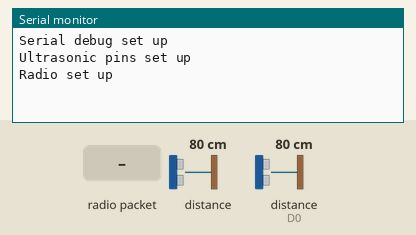
This sketch was run on a simulated ESP8266 (NodeMCU). Parts: the last lines printed to the serial monitor. Wiring (inferred from the names in the program): 2 × ultrasonic range finder: trigger D4, echo D3 / trigger D8, echo D0. Inputs (shaded band) come from the test bench; at power-on: distance to the obstacle 80 cm, distance to the obstacle (sensor on D0) 80 cm. The echo pulse lasts 58.3 µs per cm; no radio packets arrive unless stated.

Above: at 1.2 s.
1.3 s: radio packet "forward" arrives
At 1.6 s:
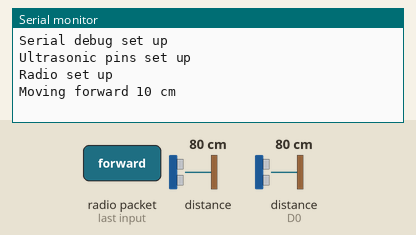
2.8 s: radio packet "backward" arrives
At 4.0 s:
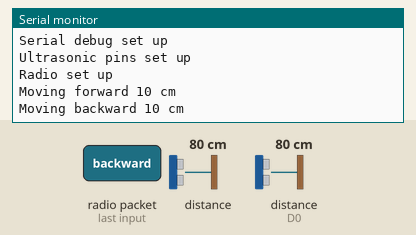
4.3 s: radio packet "left" arrives
At 5.5 s:
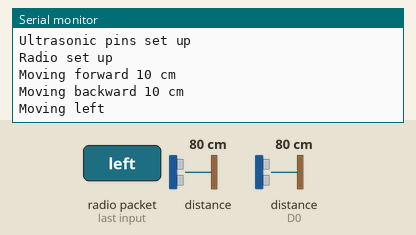
5.8 s: radio packet "right" arrives
At 6.4 s:
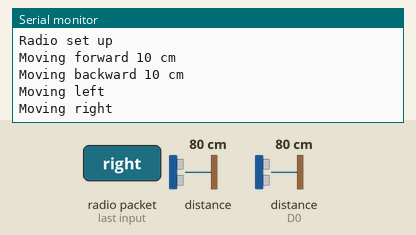

Measured:
- after the input at 1.3 s, the serial monitor: prints a new line at once (image 1)
- after the input at 2.8 s, the serial monitor: prints a new line at once (image 2)
- after the input at 4.3 s, the serial monitor: prints a new line at once (image 3)
- after the input at 5.8 s, the serial monitor: prints a new line at once (image 4)

The sketch:

car.ino
```cpp
// motor code, pinout: https://create.arduino.cc/projecthub/Techatronic/dc-motor-speed-control-using-arduino-0e5b2b
// ultrasonic code, pinout: https://www.instructables.com/id/Arduino-Ultrasonic-Sensor-HC-SR04/
// nrf24l01 code, pinout: https://howtomechatronics.com/tutorials/arduino/arduino-wireless-communication-nrf24l01-tutorial/
// led code, pinout: https://howtomechatronics.com/tutorials/arduino/how-to-control-ws2812b-individually-addressable-leds-using-arduino/
// buzzer code, pinout: https://create.arduino.cc/projecthub/munir03125344286/add-buzzer-to-arduino-bf010b

#include <SPI.h>
#include <RF24.h>
#include <nRF24L01.h>

                      // WE, UNO
#define echoPinOne D0 // D0, D10
#define trigPinOne D8 // D8, D11

#define echoPinTwo D3 // D3, D12
#define trigPinTwo D4 // D4, D13

const long SERIAL_BAUD = 115200;
const byte RADIO_ADDRESS[6] = "00001";

int distanceForward = 0;
int distanceBackward = 0;

RF24 radio(4, 5); // CE, CSN

// -------------------------------------------------------------------------------------------------
void ultrasonicPinsSetup(){
  pinMode(trigPinOne, OUTPUT);
  pinMode(echoPinOne, INPUT);

  pinMode(trigPinTwo, OUTPUT);
  pinMode(echoPinTwo, INPUT);
}

void radioSetup(){
  radio.begin();
  radio.openReadingPipe(0, RADIO_ADDRESS);
  radio.setPALevel(RF24_PA_MIN);
  radio.startListening();
}

int getSensorDistance(int trigPin, int echoPin){
  digitalWrite(trigPin, LOW);
  delayMicroseconds(2);

  digitalWrite(trigPin, HIGH);
  delayMicroseconds(10);
  digitalWrite(trigPin, LOW);

  return int(pulseIn(echoPin, HIGH) * 0.034 / 2);
}

void moveForward(){
  if (distanceForward < 25){
    Serial.println("Too close to an obstacle, move backward");
    return;
  }

  Serial.println("Moving forward 10 cm");
}
void moveBackward(){
  if (distanceForward < 25){
    Serial.println("Too close to an obstacle, move forward");
    return;
  }

  Serial.println("Moving backward 10 cm");
}
void moveLeft(){
  Serial.println("Moving left");
}
void moveRight(){
  Serial.println("Moving right");
}

// -------------------------------------------------------------------------------------------------

void setup() {
  Serial.begin(SERIAL_BAUD);
  Serial.println();
  Serial.println("Serial debug set up");

  ultrasonicPinsSetup();
  Serial.println("Ultrasonic pins set up");

  radioSetup();
  Serial.println("Radio set up");
}

void loop() {
  distanceForward = getSensorDistance(trigPinOne, echoPinOne);
  distanceBackward = getSensorDistance(trigPinTwo, echoPinTwo);

  if (!radio.available()) return;

  char radioRequest[16] = "";
  radio.read(&radioRequest, sizeof(radioRequest));
  if (strcmp(radioRequest, "forward") == 0) moveForward();
  else if (strcmp(radioRequest, "backward") == 0) moveBackward();
  else if (strcmp(radioRequest, "left") == 0) moveLeft();
  else if (strcmp(radioRequest, "right") == 0) moveRight();
}
```
